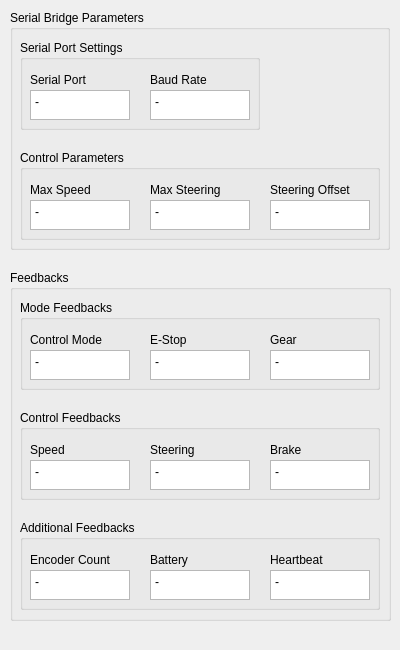
<?xml version="1.0" encoding="UTF-8"?>
<ui version="4.0">
 <class>FeedbackMonitorWidget</class>
 <widget class="QWidget" name="FeedbackMonitorWidget">
  <property name="geometry">
   <rect>
    <x>0</x>
    <y>0</y>
    <width>400</width>
    <height>650</height>
   </rect>
  </property>
  <property name="minimumSize">
   <size>
    <width>400</width>
    <height>650</height>
   </size>
  </property>
  <property name="windowTitle">
   <string>ERP42 Feedback Monitor</string>
  </property>
  <widget class="QWidget" name="widgetContents" native="true">
   <property name="geometry">
    <rect>
     <x>0</x>
     <y>0</y>
     <width>401</width>
     <height>631</height>
    </rect>
   </property>
   <widget class="QGroupBox" name="groupBox_7">
    <property name="geometry">
     <rect>
      <x>10</x>
      <y>270</y>
      <width>381</width>
      <height>351</height>
     </rect>
    </property>
    <property name="title">
     <string>Feedbacks</string>
    </property>
    <widget class="QGroupBox" name="groupBox_6">
     <property name="geometry">
      <rect>
       <x>10</x>
       <y>140</y>
       <width>360</width>
       <height>90</height>
      </rect>
     </property>
     <property name="title">
      <string>Control Feedbacks</string>
     </property>
     <widget class="QLabel" name="label_15">
      <property name="geometry">
       <rect>
        <x>130</x>
        <y>30</y>
        <width>100</width>
        <height>20</height>
       </rect>
      </property>
      <property name="text">
       <string>Steering</string>
      </property>
     </widget>
     <widget class="QPlainTextEdit" name="steering_text_box">
      <property name="geometry">
       <rect>
        <x>130</x>
        <y>50</y>
        <width>100</width>
        <height>30</height>
       </rect>
      </property>
      <property name="readOnly">
       <bool>true</bool>
      </property>
      <property name="plainText">
       <string>-</string>
      </property>
     </widget>
     <widget class="QPlainTextEdit" name="speed_text_box">
      <property name="geometry">
       <rect>
        <x>10</x>
        <y>50</y>
        <width>100</width>
        <height>30</height>
       </rect>
      </property>
      <property name="readOnly">
       <bool>true</bool>
      </property>
      <property name="plainText">
       <string>-</string>
      </property>
     </widget>
     <widget class="QLabel" name="label_16">
      <property name="geometry">
       <rect>
        <x>250</x>
        <y>30</y>
        <width>100</width>
        <height>20</height>
       </rect>
      </property>
      <property name="text">
       <string>Brake</string>
      </property>
     </widget>
     <widget class="QLabel" name="label_17">
      <property name="geometry">
       <rect>
        <x>10</x>
        <y>30</y>
        <width>100</width>
        <height>20</height>
       </rect>
      </property>
      <property name="text">
       <string>Speed</string>
      </property>
     </widget>
     <widget class="QPlainTextEdit" name="brake_text_box">
      <property name="geometry">
       <rect>
        <x>250</x>
        <y>50</y>
        <width>100</width>
        <height>30</height>
       </rect>
      </property>
      <property name="readOnly">
       <bool>true</bool>
      </property>
      <property name="plainText">
       <string>-</string>
      </property>
     </widget>
    </widget>
    <widget class="QGroupBox" name="groupBox_8">
     <property name="geometry">
      <rect>
       <x>10</x>
       <y>250</y>
       <width>360</width>
       <height>90</height>
      </rect>
     </property>
     <property name="title">
      <string>Additional Feedbacks</string>
     </property>
     <widget class="QLabel" name="label_18">
      <property name="geometry">
       <rect>
        <x>10</x>
        <y>30</y>
        <width>100</width>
        <height>20</height>
       </rect>
      </property>
      <property name="text">
       <string>Encoder Count</string>
      </property>
     </widget>
     <widget class="QLabel" name="label_19">
      <property name="geometry">
       <rect>
        <x>250</x>
        <y>30</y>
        <width>100</width>
        <height>20</height>
       </rect>
      </property>
      <property name="text">
       <string>Heartbeat</string>
      </property>
     </widget>
     <widget class="QPlainTextEdit" name="heartbeat_text_box">
      <property name="geometry">
       <rect>
        <x>250</x>
        <y>50</y>
        <width>100</width>
        <height>30</height>
       </rect>
      </property>
      <property name="readOnly">
       <bool>true</bool>
      </property>
      <property name="plainText">
       <string>-</string>
      </property>
     </widget>
     <widget class="QPlainTextEdit" name="encoder_text_box">
      <property name="geometry">
       <rect>
        <x>10</x>
        <y>50</y>
        <width>100</width>
        <height>30</height>
       </rect>
      </property>
      <property name="readOnly">
       <bool>true</bool>
      </property>
      <property name="plainText">
       <string>-</string>
      </property>
     </widget>
     <widget class="QPlainTextEdit" name="battery_text_box">
      <property name="geometry">
       <rect>
        <x>130</x>
        <y>50</y>
        <width>100</width>
        <height>30</height>
       </rect>
      </property>
      <property name="readOnly">
       <bool>true</bool>
      </property>
      <property name="plainText">
       <string>-</string>
      </property>
     </widget>
     <widget class="QLabel" name="label_20">
      <property name="geometry">
       <rect>
        <x>130</x>
        <y>30</y>
        <width>100</width>
        <height>20</height>
       </rect>
      </property>
      <property name="text">
       <string>Battery</string>
      </property>
     </widget>
    </widget>
    <widget class="QGroupBox" name="groupBox_9">
     <property name="geometry">
      <rect>
       <x>10</x>
       <y>30</y>
       <width>360</width>
       <height>90</height>
      </rect>
     </property>
     <property name="title">
      <string>Mode Feedbacks</string>
     </property>
     <widget class="QLabel" name="label_21">
      <property name="geometry">
       <rect>
        <x>250</x>
        <y>30</y>
        <width>100</width>
        <height>20</height>
       </rect>
      </property>
      <property name="text">
       <string>Gear</string>
      </property>
     </widget>
     <widget class="QPlainTextEdit" name="estop_text_box">
      <property name="geometry">
       <rect>
        <x>130</x>
        <y>50</y>
        <width>100</width>
        <height>30</height>
       </rect>
      </property>
      <property name="readOnly">
       <bool>true</bool>
      </property>
      <property name="plainText">
       <string>-</string>
      </property>
     </widget>
     <widget class="QPlainTextEdit" name="gear_text_box">
      <property name="geometry">
       <rect>
        <x>250</x>
        <y>50</y>
        <width>100</width>
        <height>30</height>
       </rect>
      </property>
      <property name="readOnly">
       <bool>true</bool>
      </property>
      <property name="plainText">
       <string>-</string>
      </property>
     </widget>
     <widget class="QLabel" name="label_22">
      <property name="geometry">
       <rect>
        <x>10</x>
        <y>30</y>
        <width>100</width>
        <height>20</height>
       </rect>
      </property>
      <property name="text">
       <string>Control Mode</string>
      </property>
     </widget>
     <widget class="QPlainTextEdit" name="control_mode_text_box">
      <property name="geometry">
       <rect>
        <x>10</x>
        <y>50</y>
        <width>100</width>
        <height>30</height>
       </rect>
      </property>
      <property name="readOnly">
       <bool>true</bool>
      </property>
      <property name="plainText">
       <string>-</string>
      </property>
     </widget>
     <widget class="QLabel" name="label_23">
      <property name="geometry">
       <rect>
        <x>130</x>
        <y>30</y>
        <width>100</width>
        <height>20</height>
       </rect>
      </property>
      <property name="text">
       <string>E-Stop</string>
      </property>
     </widget>
    </widget>
   </widget>
   <widget class="QGroupBox" name="groupBox_10">
    <property name="geometry">
     <rect>
      <x>10</x>
      <y>10</y>
      <width>380</width>
      <height>240</height>
     </rect>
    </property>
    <property name="title">
     <string>Serial Bridge Parameters</string>
    </property>
    <widget class="QGroupBox" name="groupBox_11">
     <property name="geometry">
      <rect>
       <x>10</x>
       <y>140</y>
       <width>360</width>
       <height>90</height>
      </rect>
     </property>
     <property name="title">
      <string>Control Parameters</string>
     </property>
     <widget class="QPlainTextEdit" name="max_speed_text_box">
      <property name="geometry">
       <rect>
        <x>10</x>
        <y>50</y>
        <width>100</width>
        <height>30</height>
       </rect>
      </property>
      <property name="readOnly">
       <bool>true</bool>
      </property>
      <property name="plainText">
       <string>-</string>
      </property>
     </widget>
     <widget class="QPlainTextEdit" name="max_steering_text_box">
      <property name="geometry">
       <rect>
        <x>130</x>
        <y>50</y>
        <width>100</width>
        <height>30</height>
       </rect>
      </property>
      <property name="readOnly">
       <bool>true</bool>
      </property>
      <property name="plainText">
       <string>-</string>
      </property>
     </widget>
     <widget class="QPlainTextEdit" name="steering_offset_text_box">
      <property name="geometry">
       <rect>
        <x>250</x>
        <y>50</y>
        <width>100</width>
        <height>30</height>
       </rect>
      </property>
      <property name="readOnly">
       <bool>true</bool>
      </property>
      <property name="plainText">
       <string>-</string>
      </property>
     </widget>
     <widget class="QLabel" name="label_24">
      <property name="geometry">
       <rect>
        <x>130</x>
        <y>30</y>
        <width>100</width>
        <height>20</height>
       </rect>
      </property>
      <property name="text">
       <string>Max Steering</string>
      </property>
     </widget>
     <widget class="QLabel" name="label_25">
      <property name="geometry">
       <rect>
        <x>250</x>
        <y>30</y>
        <width>100</width>
        <height>20</height>
       </rect>
      </property>
      <property name="text">
       <string>Steering Offset</string>
      </property>
     </widget>
     <widget class="QLabel" name="label_26">
      <property name="geometry">
       <rect>
        <x>10</x>
        <y>30</y>
        <width>100</width>
        <height>20</height>
       </rect>
      </property>
      <property name="text">
       <string>Max Speed</string>
      </property>
     </widget>
    </widget>
    <widget class="QGroupBox" name="groupBox_12">
     <property name="geometry">
      <rect>
       <x>10</x>
       <y>30</y>
       <width>240</width>
       <height>90</height>
      </rect>
     </property>
     <property name="title">
      <string>Serial Port Settings</string>
     </property>
     <widget class="QPlainTextEdit" name="baud_rate_text_box">
      <property name="geometry">
       <rect>
        <x>130</x>
        <y>50</y>
        <width>100</width>
        <height>30</height>
       </rect>
      </property>
      <property name="readOnly">
       <bool>true</bool>
      </property>
      <property name="plainText">
       <string>-</string>
      </property>
     </widget>
     <widget class="QPlainTextEdit" name="serial_port_text_box">
      <property name="geometry">
       <rect>
        <x>10</x>
        <y>50</y>
        <width>100</width>
        <height>30</height>
       </rect>
      </property>
      <property name="readOnly">
       <bool>true</bool>
      </property>
      <property name="plainText">
       <string>-</string>
      </property>
     </widget>
     <widget class="QLabel" name="label_27">
      <property name="geometry">
       <rect>
        <x>130</x>
        <y>30</y>
        <width>100</width>
        <height>20</height>
       </rect>
      </property>
      <property name="text">
       <string>Baud Rate</string>
      </property>
     </widget>
     <widget class="QLabel" name="label_28">
      <property name="geometry">
       <rect>
        <x>10</x>
        <y>30</y>
        <width>100</width>
        <height>20</height>
       </rect>
      </property>
      <property name="text">
       <string>Serial Port</string>
      </property>
     </widget>
    </widget>
   </widget>
  </widget>
 </widget>
 <resources/>
 <connections/>
</ui>
